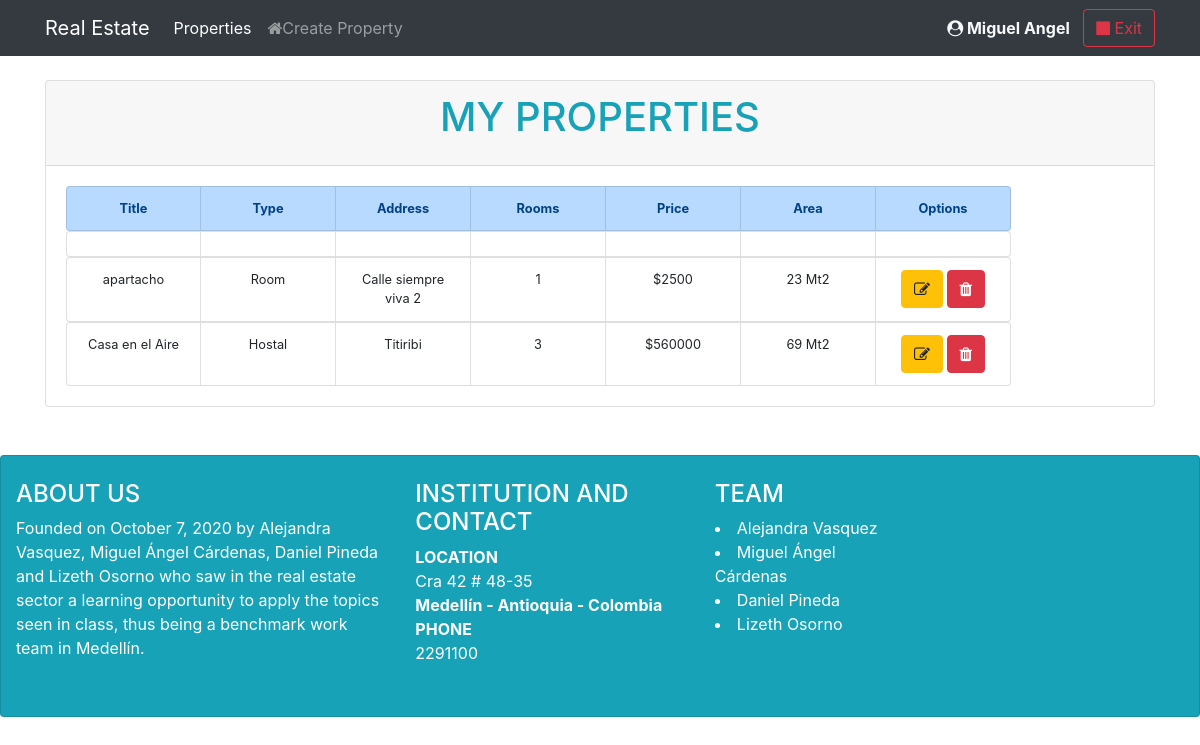
The page /Principal (signed in) on the database its author committed.
### tables this page shows
CREATE TABLE `properties` (
  `id` int(11) NOT NULL,
  `title` varchar(100) NOT NULL,
  `type` varchar(10) NOT NULL,
  `address` varchar(100) NOT NULL,
  `rooms` int(2) NOT NULL,
  `price` int(11) NOT NULL,
  `area` int(11) NOT NULL,
  `id_user` int(11) NOT NULL
);

### application/controllers/Principal.php (called while the page is built, shortened)
<?php
class Principal extends CI_Controller{
	public function index()
	{
		$id_user=$_SESSION['s_id'];
		$properties = $this->ListPropertiesModel->ListProperties($id_user);
		$principal = array ('properties'=>$properties);
		$this->load->view('layouts/header_login');
		$this->load->view('principal', $principal);
		$this->load->view('layouts/footer');
	}
}

### index.php (called while the page is built, shortened)
<?php
require_once BASEPATH.'core/CodeIgniter.php';

### application/models/ListPropertiesModel.php (called while the page is built, shortened)
<?php
class ListPropertiesModel extends CI_Model
{
    public function ListProperties($id_user)
    {
        $properties = $this->db->query("SELECT * FROM properties WHERE id_user= $id_user")->result();
        foreach ($properties as $properti) {
            return $properties;
        }
    }
}

### application/views/principal.php (the view, shortened to what this page needs)
<div class="row">
    <div class="col-md-12">
        <div class="card card-default">
            <div class="card-header text-center">
                <h1 class="card-title">MY PROPERTIES</h1>
            </div>
            <div class="card-body text-center">
                <ul class="list-group list-group-horizontal-md flex-fill">
                    <li class="list-group-item list-group-item-primary"><strong>Title</strong></li>
                    <li class="list-group-item list-group-item-primary"><strong>Type</strong></li>
                    <li class="list-group-item list-group-item-primary"><strong>Address</strong></li>
                    <li class="list-group-item list-group-item-primary"><strong>Rooms</strong></li>
                    <li class="list-group-item list-group-item-primary"><strong>Price</strong></li>
                    <li class="list-group-item list-group-item-primary"><strong>Area</strong></li>
                    <li class="list-group-item list-group-item-primary"><strong>Options</strong></li>
                </ul>
                <ul class="list-group list-group-horizontal-md flex-fill">
                    <li class="list-group-item"></li>
                    <li class="list-group-item"></li>
                    <li class="list-group-item"></li>
                    <li class="list-group-item"></li>
                    <li class="list-group-item"></li>
                    <li class="list-group-item"></li>
                    <li class="list-group-item"></li>
                </ul>
                <?php
                if (empty($properties)) { ?>
                    <div class="alert alert-danger" name="errorDataName" id="errorDataName" role="alert">
                        Please Create Property
                    </div>
                <?php
                } else {
                    foreach ($properties as $properti) {
                        $listProperties = "
                        <ul class='list-group list-group-horizontal-md'>
                            <li class='list-group-item'>$properti->title</li>
                            <li class='list-group-item'>$properti->type</li>
                            <li class='list-group-item'>$properti->address</li>
                            <li class='list-group-item'>$properti->rooms</li>
                            <li class='list-group-item'>$$properti->price</li>
                            <li class='list-group-item'>$properti->area Mt2</li>
                            <li class='list-group-item'>
                            <a href='EditProperties/edit?id=$properti->id' class='btn btn-warning' class='btn btn-warning' title='Modify this record'><i class='fa fa-edit'></i></a>
                            <a href='DeleteProperties/delete?id={$properti->id}' class='btn btn-danger' onclick ='return confirmDelete()' title='Delete this record'><i class='fa fa-trash'></i></a>
                            </li>
                        </ul>
                    ";
                        echo $listProperties;
                    }
                }
                ?>
            </div>
        </div>
    </div>
</div>

### application/views/layouts/header_login.php (style rules this page uses)
.list-group-item { width: 135px; font-size: 0.8em; }
.card-header { text-align: center; }
h1 { color: #17a2b8; }

### rows shown on the page
properties: title "apartacho", type "Room", address "Calle siempre viva 2", rooms "1", price "2500", area "23"
properties: title "Casa en el Aire", type "Hostal", address "Titiribi", rooms "3", price "560000", area "69"

### other values the page prints
$_SESSION['s_name'] "Miguel Angel"
